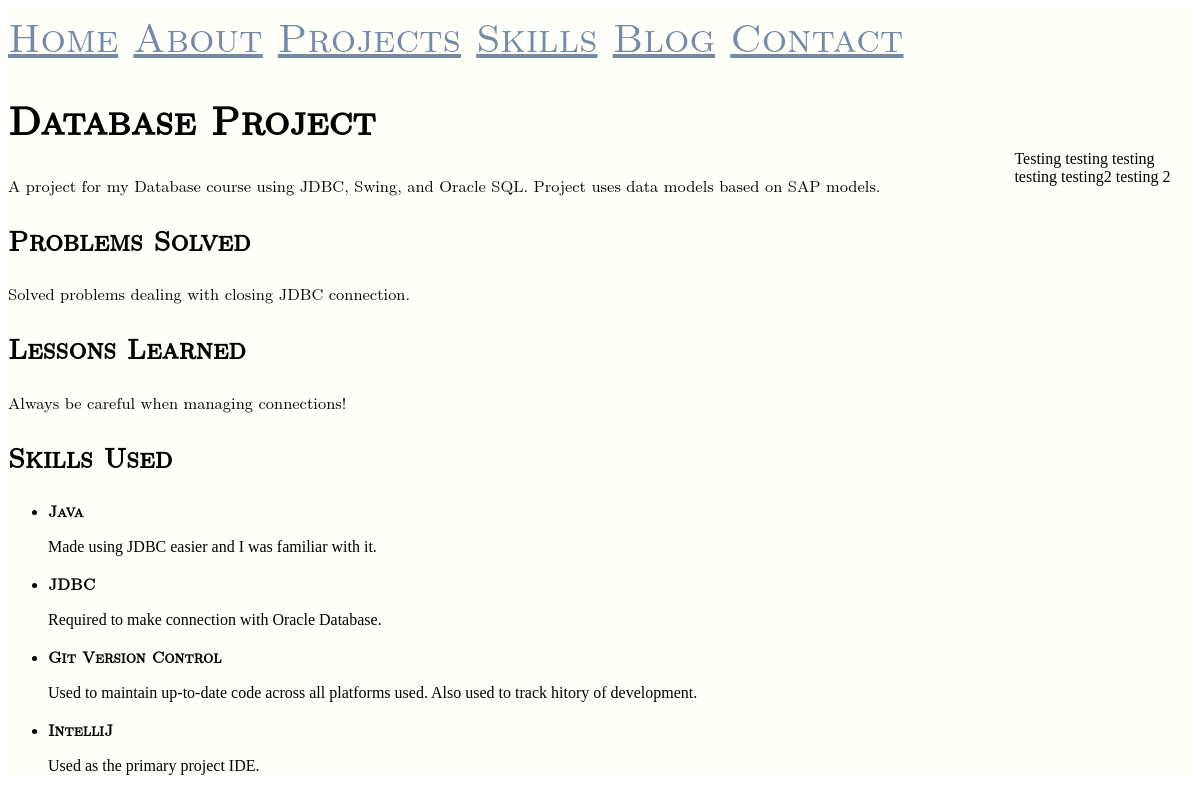
Page /projects/1/details/ on the committed database.
### projects/models.py (models this page shows, shortened)
class Project(models.Model):
    title = models.CharField(max_length=300)
    description = models.TextField()
    date_started = models.DateField()
    date_completed = models.DateField(null=True)
    problems_solved = models.TextField(default="")
    lessons_learned = models.TextField(default="")

class ProjectSkill(models.Model):
    project = models.ForeignKey(Project, on_delete=models.CASCADE)
    skill = models.ForeignKey(Skill, on_delete=models.CASCADE)
    reason_used = models.TextField()

class Skill(models.Model):
    name = models.CharField(max_length=50)
    rating = models.FloatField(default=1)

### projects/views.py (the view)
# urls.py: url(r'^(?P<post_id>[0-9]+)/$', views.detail, name='detail'),
def detail(request, project_id):
    project_obj = get_object_or_404(Project, pk=project_id)
    project_skill_list = get_list_or_404(ProjectSkill, project=project_obj)
    context = {
        'project': project_obj,
        'project_skill_list': project_skill_list
    }
    return render(request, 'projects/detail.html', context)

### templates/projects/detail.html (shortened to what this page needs)
{% extends 'general/base.html' %}
{% load staticfiles %}
{% block title %}{{ project.title }}{% endblock %}
{% block content %}
    <p>{{ project.description }}</p>
    <h2>Problems Solved</h2>
    <p>{{ project.problems_solved }}</p>
    <h2>Lessons Learned</h2>
    <p>{{ project.lessons_learned }}</p>
    <h2> Skills Used </h2>
    <ul>
        {% if project_skill_list %}
            {% for project_skill in project_skill_list %}
                <li><h3>{{ project_skill.skill.name }}</h3>{{ project_skill.reason_used }}</li>
            {% endfor %}
        {% else %}
            <p>No skills found for {{ project.title }}.</p>
        {% endif %}
    </ul>
{% endblock %}

### projects/static/general/general.css (style rules this page uses)
p { font-style: normal; font-family: "LM Roman 9"; }
h2 { color:black; font-size: 1.75em; font-style: normal; font-family: "LM Roman Caps 10"; }
h3 { color:black; font-size: 1em; font-style: normal; font-family: "LM Roman Caps 10"; }

### rows in the picture
Project: title "Database Project", description "A project for my Database course using JDBC, Swing, and Oracle SQL. Project uses data models based on SAP models.", problems_solved "Solved problems dealing with closing JDBC connection.", lessons_learned "Always be careful when managing connections!"
ProjectSkill: skill.name "Java", reason_used "Made using JDBC easier and I was familiar with it."
ProjectSkill: skill.name "JDBC", reason_used "Required to make connection with Oracle Database."
ProjectSkill: skill.name "Git Version Control", reason_used "Used to maintain up-to-date code across all platforms used. Also used to track hitory of development."
ProjectSkill: skill.name "IntelliJ", reason_used "Used as the primary project IDE."
